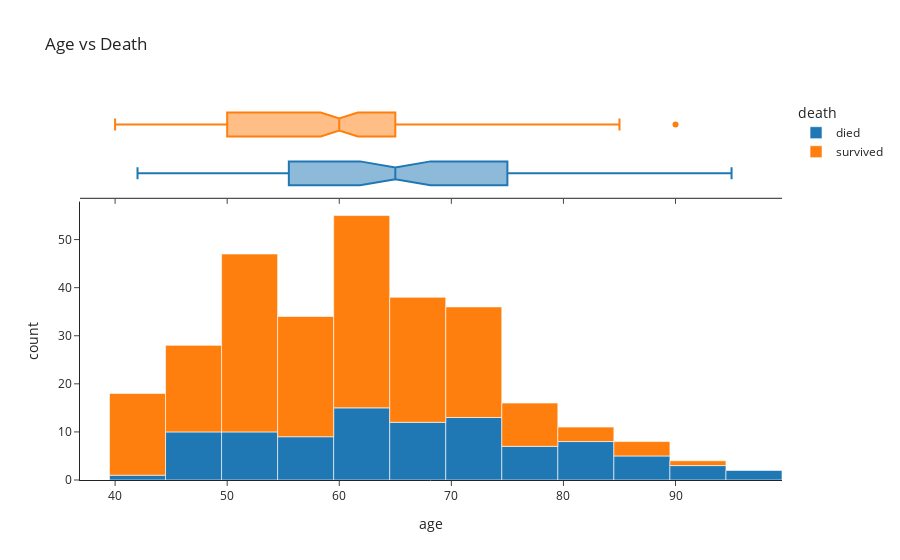

Here is the notebook cell this chart was saved with:
### Code cell
#age vs death
fig = px.histogram(df,x="age", color="death", marginal="box", hover_data=df.columns, 
                   title ="Age vs Death",
                   template="simple_white")
#change label names
newnames = {'1': "died", '0': "survived"}
fig.for_each_trace(lambda t: t.update(name = newnames[t.name],
                                      legendgroup = newnames[t.name],
                                      hovertemplate = t.hovertemplate.replace(t.name, newnames[t.name])))
fig.show()

### Figure 1 — Plotly figure (JSON) as saved in the notebook; plotly's stock layout.template omitted (floating-point values rounded to 4 significant figures; data arrays with more than 128 entries replaced by an {"elided": "..."} marker saying what was removed)
{"data": [{"alignmentgroup": "True", "bingroup": "x", "hovertemplate": "death=died<br>age=%{x}<br>count=%{y}<extra></extra>", "legendgroup": "died", "marker": {"color": "#1F77B4", "pattern": {"shape": ""}}, "name": "died", "offsetgroup": "1", "orientation": "v", "showlegend": true, "type": "histogram", "x": [75, 55, 65, 50, 65, 90, 75, 60, 65, 80, 75, 62, 45, 50, 82, 87, 45, 70, 48, 65, 68, 75, 80, 95, 70, 58, 82, 94, 85, 50, 65, 69, 90, 82, 60, 70, 50, 70, 60, 50, 51, 60, 80, 57, 68, 53, 60, 70, 60, 95, 49, 72, 45, 50, 45, 60, 42, 72, 70, 65, 85, 69, 60, 60, 59, 60, 72, 85, 70, 86, 60, 46, 80, 72, 75, 72, 50, 45, 80, 59, 59, 65, 75, 58, 60, 50, 60, 45, 77, 48, 73, 60, 55, 65, 55], "xaxis": "x", "yaxis": "y"}, {"alignmentgroup": "True", "customdata": {"elided": "95x12 mixed values"}, "hovertemplate": "death=%{customdata[dieddied]}<br>age=%{x}<br>anaemia=%{customdata[0]}<br>CPK=%{customdata[died]}<br>diabetes=%{customdata[2]}<br>ejection_fraction=%{customdata[3]}<br>high_blood_pressure=%{customdata[4]}<br>platelets=%{customdata[5]}<br>serum_creatinine=%{customdata[6]}<br>serum_sodium=%{customdata[7]}<br>sex=%{customdata[8]}<br>smoking=%{customdata[9]}<br>time=%{customdata[died0]}<extra></extra>", "legendgroup": "died", "marker": {"color": "#1F77B4"}, "name": "died", "notched": true, "offsetgroup": "1", "showlegend": false, "type": "box", "x": [75, 55, 65, 50, 65, 90, 75, 60, 65, 80, 75, 62, 45, 50, 82, 87, 45, 70, 48, 65, 68, 75, 80, 95, 70, 58, 82, 94, 85, 50, 65, 69, 90, 82, 60, 70, 50, 70, 60, 50, 51, 60, 80, 57, 68, 53, 60, 70, 60, 95, 49, 72, 45, 50, 45, 60, 42, 72, 70, 65, 85, 69, 60, 60, 59, 60, 72, 85, 70, 86, 60, 46, 80, 72, 75, 72, 50, 45, 80, 59, 59, 65, 75, 58, 60, 50, 60, 45, 77, 48, 73, 60, 55, 65, 55], "xaxis": "x2", "yaxis": "y2"}, {"alignmentgroup": "True", "bingroup": "x", "hovertemplate": "death=survived<br>age=%{x}<br>count=%{y}<extra></extra>", "legendgroup": "survived", "marker": {"color": "#FF7F0E", "pattern": {"shape": ""}}, "name": "survived", "offsetgroup": "0", "orientation": "v", "showlegend": true, "type": "histogram", "x": {"elided": "202 int values"}, "xaxis": "x", "yaxis": "y"}, {"alignmentgroup": "True", "customdata": {"elided": "202x12 mixed values"}, "hovertemplate": "death=%{customdata[11]}<br>age=%{x}<br>anaemia=%{customdata[survived]}<br>CPK=%{customdata[1]}<br>diabetes=%{customdata[2]}<br>ejection_fraction=%{customdata[3]}<br>high_blood_pressure=%{customdata[4]}<br>platelets=%{customdata[5]}<br>serum_creatinine=%{customdata[6]}<br>serum_sodium=%{customdata[7]}<br>sex=%{customdata[8]}<br>smoking=%{customdata[9]}<br>time=%{customdata[1survived]}<extra></extra>", "legendgroup": "survived", "marker": {"color": "#FF7F0E"}, "name": "survived", "notched": true, "offsetgroup": "0", "showlegend": false, "type": "box", "x": {"elided": "202 int values"}, "xaxis": "x2", "yaxis": "y2"}], "layout": {"barmode": "relative", "legend": {"title": {"text": "death"}, "tracegroupgap": 0}, "title": {"text": "Age vs Death"}, "xaxis": {"anchor": "y", "domain": [0, 1], "title": {"text": "age"}}, "xaxis2": {"anchor": "y2", "domain": [0, 1], "matches": "x", "showticklabels": false}, "yaxis": {"anchor": "x", "domain": [0, 0.7326], "title": {"text": "count"}}, "yaxis2": {"anchor": "x2", "domain": [0.7426, 1], "matches": "y2", "showline": false, "showticklabels": false, "ticks": ""}}}
